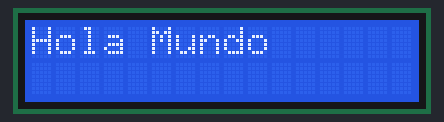
Bench run of a program on a simulated Raspberry Pi (BCM pin numbers). On the bench: 16×2 character LCD. Library files of the repository ran but are not shown: I2C_LCD_driver.py.

Above: at 0.3 s.

The program:

helloWorld.py
```python
# Driver LCD
# git clone https://gist.github.com/DenisFromHR/cc863375a6e19dce359d
# Activar i2c desde raspi-conf

import I2C_LCD_driver
import time
import json

mylcd = I2C_LCD_driver.lcd()

while True:
	mylcd.lcd_display_string('Hola Mundo', 1,0)

	time.sleep(1)
```
